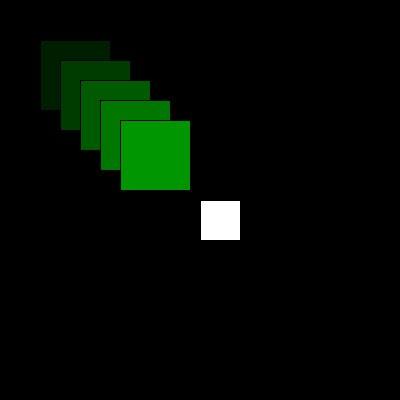
Frame 1 (no input)
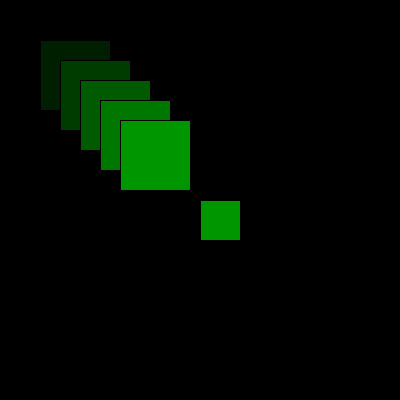
Frame 60 (the mouse pressed at the canvas centre just before this capture)
Frame 120 (the mouse held since frame 60 and released just before this capture): identical to frame 60, image omitted

The Processing sketch that drew these frames (run headless with seeded random() and noise(); from frame 60 on, the mouse is pressed at the canvas centre):

// Processing sketch: lots_of_squares
// ── lots_of_squares.pde
void setup() {
  size(400, 400);
  background(0);
}

void draw() {
  rect(width/2, height/2, 40, 40);
  for(int i=0;i<=5; i++){
    fill(0,30*i, 0);
   rect(20 + i *20, 20 + i * 20, 70,70); 
  }
}
